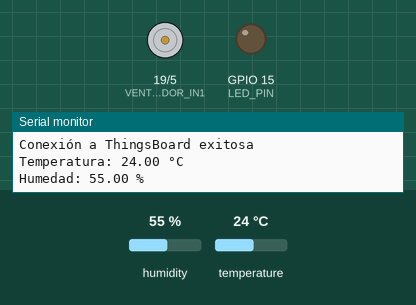
Simulated run of this sketch. Board: ESP32. Shown: motor-driver pin pairs drawn as motors (green arrow = first pin HIGH = forward, orange = second pin HIGH = backward, longer = more drive, scaled by the enable pin), output pins drawn as LEDs (lit = HIGH), the last lines printed to the serial monitor. The test bench sets the inputs (shaded band); at power-on: temperature 24 °C, humidity 55 %. WiFi joins after 1.5 s; servers stay silent unless stated; no MQTT or app messages arrive unless stated.

Above: at 3.2 s.
3.3 s: temperature set to 26 °C
6.0 s: temperature set to 29 °C
At 7.1 s:
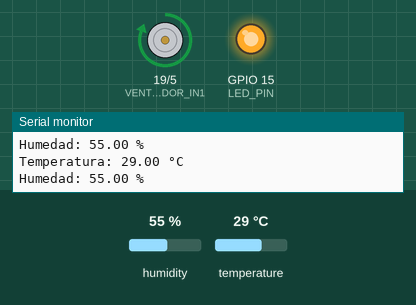
8.7 s: temperature set to 12 °C
At 10.7 s:
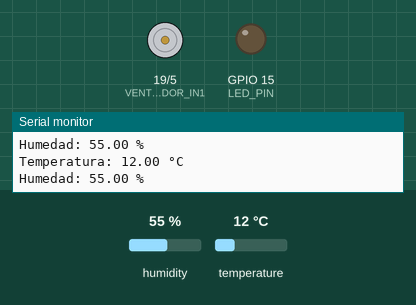
11.6 s: temperature set to 28 °C
At 13.2 s:
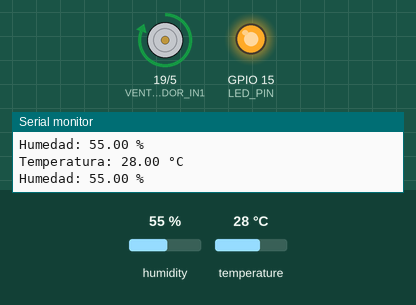
14.3 s: temperature set to 19 °C
At 16.8 s:
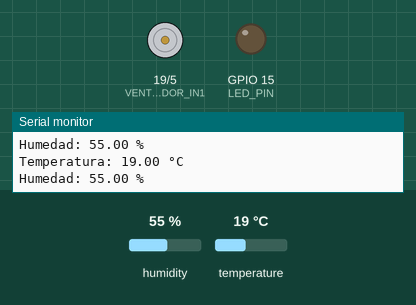
Timing chart, 0 to 18.3 s (numbered marks = the images above; inputs shaded):
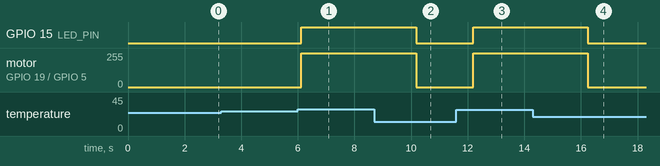

Measured:
- the behaviour switches between 27 and 28 °C on temperature (found by bisection; images 0 and 1)
- after the input at 6.0 s, GPIO 15 (LED_PIN): LOW → HIGH after 0.13 s; motor on GPIO 19 (VENTILADOR_IN1) / GPIO 5 (VENTILADOR_IN2): stopped → forward 255/255 after 0.13 s
- after the input at 8.7 s, GPIO 15 (LED_PIN): HIGH → LOW after 1.5 s; motor on GPIO 19 (VENTILADOR_IN1) / GPIO 5 (VENTILADOR_IN2): forward 255/255 → stopped after 1.5 s
- after the input at 11.6 s, GPIO 15 (LED_PIN): LOW → HIGH after 0.60 s; motor on GPIO 19 (VENTILADOR_IN1) / GPIO 5 (VENTILADOR_IN2): stopped → forward 255/255 after 0.60 s
- after the input at 14.3 s, GPIO 15 (LED_PIN): HIGH → LOW after 1.9 s; motor on GPIO 19 (VENTILADOR_IN1) / GPIO 5 (VENTILADOR_IN2): forward 255/255 → stopped after 1.9 s

The sketch:

codigo_sistemas.ino
```cpp
#include <WiFi.h>
#include <PubSubClient.h>
#include <DHT.h>

// Configuración del DHT11
#define DHTPIN 4     // Pin donde está conectado el DHT11
#define DHTTYPE DHT11
DHT dht(DHTPIN, DHTTYPE);

// Configuración del LED
#define LED_PIN 15
#define VENTILADOR_ENA 18
#define VENTILADOR_IN1 19
#define VENTILADOR_IN2 5

// Configuración de la red Wi-Fi
const char* ssid = "iPhone de Josué patricio";       // Reemplaza con el nombre de tu red Wi-Fi
const char* password = "12345678"; // Reemplaza con la contraseña de tu red Wi-Fi

// Configuración de ThingsBoard y MQTT
const char* mqttServer = "172.20.10.3"; // Cambiar si usas un servidor personalizado
const int mqttPort = 1883;
const char* token = "2cxplXI9UuL8SeQC2yne";  // Reemplaza con el token de tu dispositivo en ThingsBoard

WiFiClient espClient;
PubSubClient client(espClient);

void conectarWiFi() {
  if (WiFi.status() != WL_CONNECTED) {
    Serial.println("Conectando a WiFi...");
    WiFi.begin(ssid, password);
    int intentos = 0;
    while (WiFi.status() != WL_CONNECTED && intentos < 20) {
      delay(1000);
      Serial.print(".");
      intentos++;
    }
    if (WiFi.status() == WL_CONNECTED) {
      Serial.println("\nConexión a WiFi exitosa");
      Serial.print("Dirección IP: ");
      Serial.println(WiFi.localIP());
    } else {
      Serial.println("\nNo se pudo conectar a WiFi. Verifica el SSID y contraseña.");
    }
  }
}

void conectarMQTT() {
  if (!client.connected()) {
    Serial.println("Conectando a ThingsBoard...");
    while (!client.connected()) {
      if (client.connect("ESP32", token, NULL)) {
        Serial.println("Conexión a ThingsBoard exitosa");
      } else {
        Serial.print("Error de conexión MQTT, rc=");
        Serial.print(client.state());
        Serial.println(" Intentando nuevamente en 5 segundos...");
        delay(5000);
      }
    }
  }
}

void setup() {
  Serial.begin(115200);

  // Inicializar DHT11
  dht.begin();

  // Inicializar el LED y el ventilador
  pinMode(LED_PIN, OUTPUT);
  pinMode(VENTILADOR_ENA, OUTPUT);
  pinMode(VENTILADOR_IN1, OUTPUT);
  pinMode(VENTILADOR_IN2, OUTPUT);

  // Conexión inicial
  conectarWiFi();
  client.setServer(mqttServer, mqttPort);
  conectarMQTT();
}

void loop() {
  conectarWiFi(); // Reintentar WiFi si es necesario
  conectarMQTT(); // Reintentar MQTT si es necesario

  client.loop(); // Mantener la conexión MQTT

  // Leer datos del sensor DHT11
  float temperatura = dht.readTemperature();
  float humedad = dht.readHumidity();

  if (isnan(temperatura) || isnan(humedad)) {
    Serial.println("Error al leer el DHT11, reintentando...");
    delay(2000); // Esperar antes de reintentar
    return;
  }

  // Mostrar los datos en el Serial Monitor
  Serial.print("Temperatura: ");
  Serial.print(temperatura);
  Serial.println(" °C");
  Serial.print("Humedad: ");
  Serial.print(humedad);
  Serial.println(" %");

  // Controlar el LED y el ventilador
  if (temperatura > 27) {
    digitalWrite(LED_PIN, HIGH); // Encender LED
    digitalWrite(VENTILADOR_ENA, HIGH); // Activar ventilador
    digitalWrite(VENTILADOR_IN1, HIGH);
    digitalWrite(VENTILADOR_IN2, LOW);
  } else {
    digitalWrite(LED_PIN, LOW); // Apagar LED
    digitalWrite(VENTILADOR_ENA, LOW); // Apagar ventilador
  }

  // Crear un JSON con los datos
  String payload = "{\"temperatura\":";
  payload += String(temperatura);
  payload += ",\"humedad\":";
  payload += String(humedad);
  payload += "}";

  // Publicar los datos en ThingsBoard
  if (client.connected()) {
    client.publish("v1/devices/me/telemetry", payload.c_str());
  } else {
    Serial.println("No se pudo publicar en MQTT. Cliente no conectado.");
  }

  // Esperar antes de la próxima lectura
  delay(2000);
}
```
